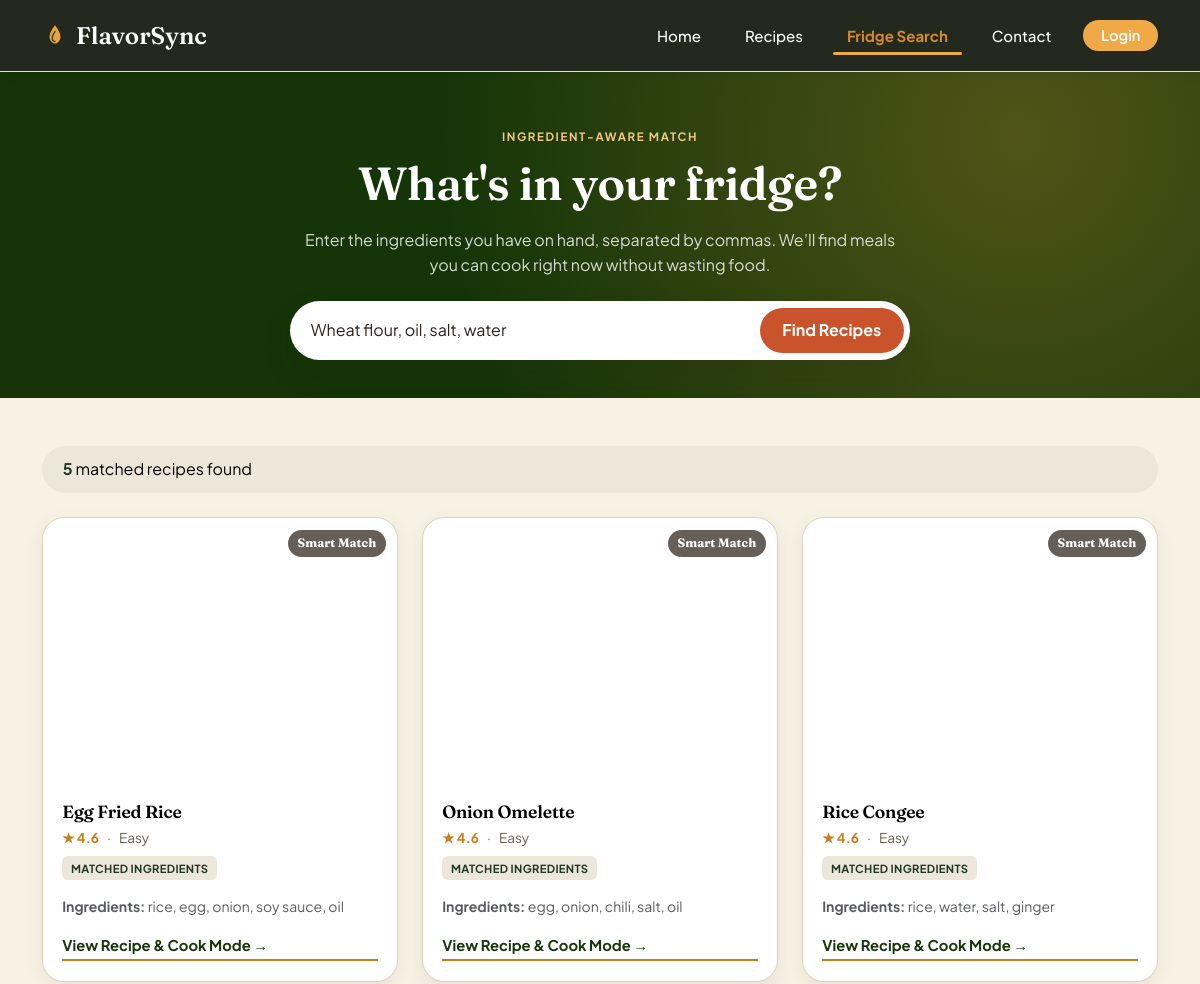
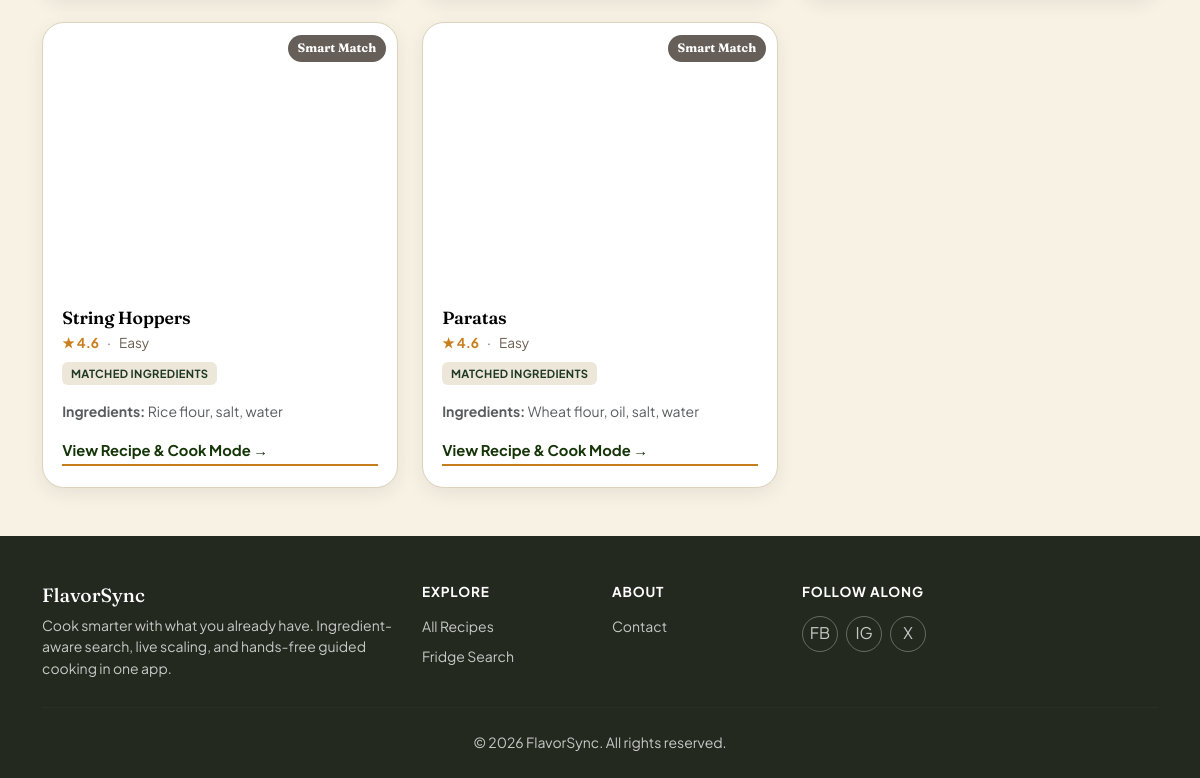
Screenshot of /fridge-search.php?ingredients=Wheat flour, oil, salt, water with the database file from the repository (2 pictures, top to bottom).
### tables this page shows
CREATE TABLE `recipes` (
  `id` int(11) NOT NULL,
  `title` varchar(150) NOT NULL,
  `ingredients` text NOT NULL,
  `instructions` text NOT NULL,
  `user_id` int(11) DEFAULT NULL,
  `category` varchar(50) DEFAULT 'dinner',
  `diet` varchar(50) DEFAULT 'veg',
  `time` int(11) DEFAULT 20,
  `difficulty` varchar(50) DEFAULT 'easy',
  `rating` decimal(3,1) DEFAULT 4.5,
  `image` varchar(255) DEFAULT ''
);

### fridge-search.php (the view, shortened to what this page needs)
<?php
require_once 'includes/db.php';
$matched_recipes = [];
$searched_ingredients = "";
if (isset($_GET['ingredients']) && !empty(trim($_GET['ingredients']))) {
    $searched_ingredients = trim($_GET['ingredients']);
    $ingredients_list = array_map('trim', explode(',', $searched_ingredients));
    $sql = "SELECT * FROM recipes WHERE ";
    $conditions = [];
    $params = [];
    foreach ($ingredients_list as $index => $ingredient) {
        $param_key = ":ingred_" . $index;
        $conditions[] = "ingredients LIKE " . $param_key;
        $params[$param_key] = '%' . $ingredient . '%';
    }
    $sql .= implode(' OR ', $conditions);
    $stmt = $conn->prepare($sql);
    $stmt->execute($params);
    $matched_recipes = $stmt->fetchAll(PDO::FETCH_ASSOC);
}
?>
<!DOCTYPE html>
<html lang="en">
<head>
    <link href="https://cdnjs.cloudflare.com/ajax/libs/bootstrap/5.3.3/css/bootstrap.min.css" rel="stylesheet">
    <link rel="stylesheet" href="css/recipes.css">
    <link rel="stylesheet" href="css/style.css">
</head>
<body>
<nav class="navbar navbar-expand-lg fs-navbar sticky-top">
  <div class="container">
    <a class="navbar-brand" href="index.php">
      FlavorSync
    </a>
    <div class="collapse navbar-collapse" id="fsNav">
      <ul class="navbar-nav ms-auto align-items-lg-center gap-lg-1">
        <li class="nav-item"><a class="nav-link" href="index.php">Home</a></li>
        <li class="nav-item"><a class="nav-link" href="recipes.php">Recipes</a></li>
        <li class="nav-item"><a class="nav-link active" aria-current="page" href="fridge-search.php">Fridge Search</a></li>
        <li class="nav-item"><a class="nav-link" href="contact.php">Contact</a></li>
        <?php if (isset($_SESSION['username'])): ?>
          <li class="nav-item ms-lg-2 mt-2 mt-lg-0">
            <a class="btn-login" href="auth/logout.php">Logout (<?= htmlspecialchars($_SESSION['username']) ?>)</a>
          </li>
        <?php else: ?>
          <li class="nav-item ms-lg-2 mt-2 mt-lg-0">
            <a class="btn-login" href="auth/login.php">Login</a>
          </li>
        <?php endif; ?>
      </ul>
    </div>
  </div>
</nav>
<header class="fs-page-header">
  <div class="container text-center">
    <span class="eyebrow" style="color:#F0C98A;">Ingredient-Aware Match</span>
    <h1 class="mt-2 mb-3">What's in your fridge?</h1>
    <p class="mb-4 mx-auto" style="max-width: 600px;">Enter the ingredients you have on hand, separated by commas. We’ll find meals you can cook right now without wasting food.</p>
    <form class="fs-search-bar mx-auto" style="max-width: 620px;" method="GET" action="fridge-search.php">
      <input type="search" id="ingredientSearch" name="ingredients" placeholder="Type ingredients — e.g. “egg, rice, onion”" value="<?= htmlspecialchars($searched_ingredients) ?>" required>
      <button type="submit">Find Recipes</button>
    </form>
  </div>
</header>
<main class="container py-5">
    <?php if (!empty($matched_recipes)): ?>
        <div class="fs-results-bar mb-4">
            <span id="resultsCount"><strong><?= count($matched_recipes) ?></strong> matched recipes found</span>
        </div>
        <div class="row g-4">
            <?php foreach ($matched_recipes as $index => $recipe): ?>
                <div class="col-sm-6 col-lg-4">
                    <article class="fs-card h-100">
                        <div class="fs-card-media media-<?= ($index % 9) + 1 ?>">
                            <span class="fs-card-time">Smart Match</span>
                            <span><?= htmlspecialchars($recipe['title']) ?></span>
                        </div>
                        <div class="fs-card-body d-flex flex-column">
                            <h3><?= htmlspecialchars($recipe['title']) ?></h3>
                            <div class="fs-card-meta mb-2">
                                <span class="fs-stars">★ 4.6</span>
                                <span>·</span>
                                <span>Easy</span>
                            </div>
                            <div class="fs-card-tags mb-3">
                                <span class="fs-tag">Matched Ingredients</span>
                            </div>
                            <p class="small text-muted mb-3" style="display: -webkit-box; -webkit-line-clamp: 2; -webkit-box-orient: vertical; overflow: hidden;">
                                <strong>Ingredients:</strong> <?= htmlspecialchars($recipe['ingredients']) ?>
                            </p>
                            <a href="recipe-detail.php?id=<?= $recipe['id'] ?>" class="fs-card-btn mt-auto">View Recipe & Cook Mode →</a>
                        </div>
                    </article>
                </div>
            <?php endforeach; ?>
        </div>
    <?php else: ?>
        <div class="text-center py-5 text-muted">
            <p class="fs-5">Enter your kitchen ingredients above to discover customized recipe ideas!</p>
        </div>
    <?php endif; ?>
</main>
<footer class="fs-footer mt-auto">
  <div class="container">
    <div class="row gy-4">
      <div class="col-md-4">
        <h5>FlavorSync</h5>
        <p class="small mt-2 mb-0">Cook smarter with what you already have. Ingredient-aware search, live scaling, and hands-free guided cooking in one app.</p>
      </div>
      <div class="col-6 col-md-2">
        <h6 class="text-white fw-bold small text-uppercase mb-3">Explore</h6>
        <ul class="list-unstyled small d-flex flex-column gap-2">
          <li><a href="recipes.php">All Recipes</a></li>
          <li><a href="fridge-search.php">Fridge Search</a></li>
        </ul>
      </div>
      <div class="col-6 col-md-2">
        <h6 class="text-white fw-bold small text-uppercase mb-3">About</h6>
        <ul class="list-unstyled small d-flex flex-column gap-2">
          <li><a href="contact.php">Contact</a></li>
        </ul>
      </div>
      <div class="col-md-4">
        <h6 class="text-white fw-bold small text-uppercase mb-3">Follow along</h6>
        <div class="d-flex gap-2">
          <a href="#" class="fs-social" aria-label="Facebook">FB</a>
          <a href="#" class="fs-social" aria-label="Instagram">IG</a>
          <a href="#" class="fs-social" aria-label="X / Twitter">X</a>
        </div>
      </div>
    </div>
    <hr class="my-4">
    <p class="small mb-0 text-center">© 2026 FlavorSync. All rights reserved.</p>
  </div>
</footer>
</body>
</html>

### css/style.css (style rules this page uses)
:root { --fs-cream: #F7F2E4; --fs-cream-card: #FFFDF8; --inkfs-: #23291F; --fs-ink-soft: #5B6259; --fs-green: #F0A947; --fs-green-dark: #D98A2B; --fs-green-tint: #E4EEE3; --fs-mango: #F0A947; --fs-mango-deep: #D98A2B; --fs-line: #E4DCC6; --fs-font-display: "Fraunces", "Georgia", serif; --fs-font-body: "Plus Jakarta Sans", "Segoe UI", sans-serif; --fs-radius-lg: 22px; --fs-radius-md: 14px; --fs-radius-pill: 999px; --fs-shadow-card: 0 10px 30px -14px rgba(35, 41, 31, 0.28); --fs-shadow-soft: 0 6px 18px -10px rgba(35, 41, 31, 0.22); }
html { scroll-behavior: smooth; }
body { font-family: var(--fs-font-body); color: var(--fs-ink); background-color: var(--fs-cream); -webkit-font-smoothing: antialiased; }
h1, h2, h3, h4, .fs-display { font-family: var(--fs-font-display); font-weight: 600; letter-spacing: -0.01em; color: var(--fs-ink); }
a { text-decoration: none; }
.fs-navbar { background-color: var(--inkfs-); border-bottom: 1px solid var(--fs-line); }
.fs-navbar .nav-link { color: #fff; font-weight: 500; margin: 0 0.35rem; position: relative; padding-bottom: 0.35rem; }
.fs-navbar .nav-link.active { color: var(--fs-mango-deep); font-weight: 700; }
.fs-navbar .nav-link.active::after { content: ""; position: absolute; left: 0; right: 0; bottom: 0; height: 3px; border-radius: var(--fs-radius-pill); background: var(--fs-mango); }
.fs-footer { background-color: var(--inkfs-); color: rgba(255, 255, 255, 0.75); padding: 3rem 0 1.5rem; }
.fs-footer a { color: rgba(255, 255, 255, 0.75); transition: color 0.18s ease; }
.fs-footer h6 { color: #fff; font-weight: 700; font-size: 0.85rem; letter-spacing: 0.06em; text-transform: uppercase; margin-bottom: 1rem; }
.fs-footer hr { border-color: rgba(255, 255, 255, 0.12); margin: 2rem 0 1.25rem; }

### rows the page displays
recipes: title "Egg Fried Rice", ingredients "rice, egg, onion, soy sauce, oil"
recipes: title "Onion Omelette", ingredients "egg, onion, chili, salt, oil"
recipes: title "Rice Congee", ingredients "rice, water, salt, ginger"
recipes: title "String Hoppers", ingredients "Rice flour, salt, water"
recipes: title "Paratas", ingredients "Wheat flour, oil, salt, water"

### other values shown
count($matched_recipes) "5"
